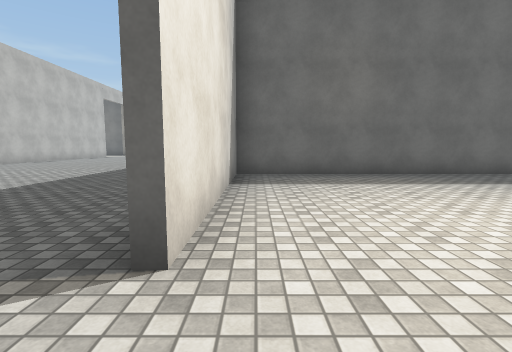
View 1 (above)

24 first-person views from a walk through a 3-D level made in the Unity game engine. The camera is 1.3 m above the floor, tilts 6° down and sees 85° across. The floor is counted in squares, 2 m on a side. Each view is taken from the middle of a square. On the plan, view 1 faces up. The plan holds only what a view shows up to about 9 squares ahead; the rest is blank. The place goes on beyond the plan. The player is left out. Surface patterns are stand-ins for the level's own textures.

View 2
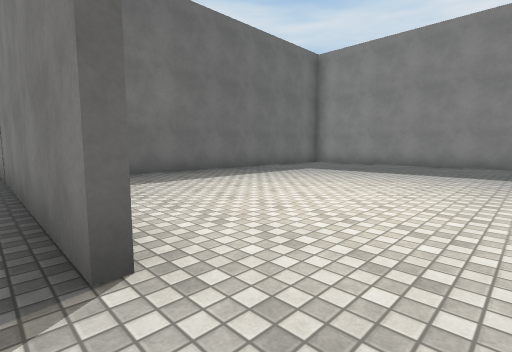

View 3
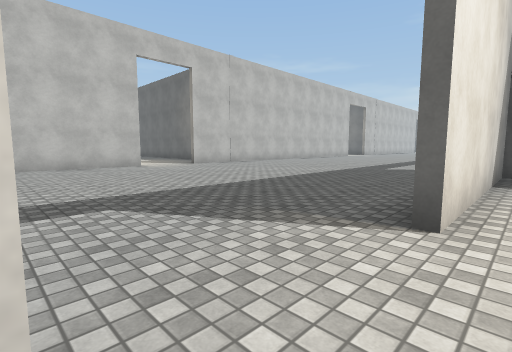

View 4
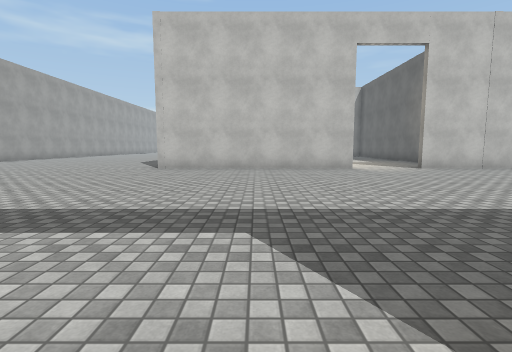

View 5
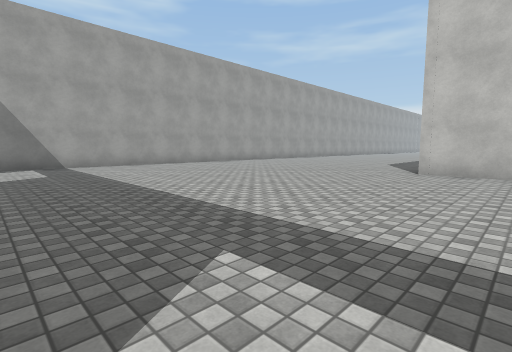

View 6
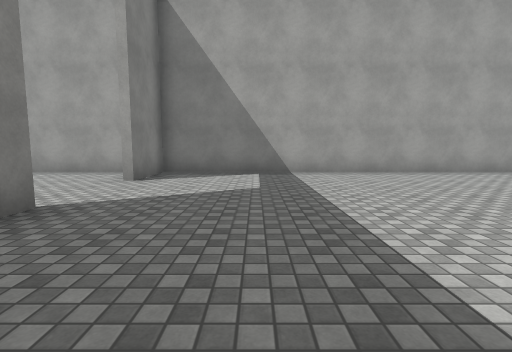

View 7
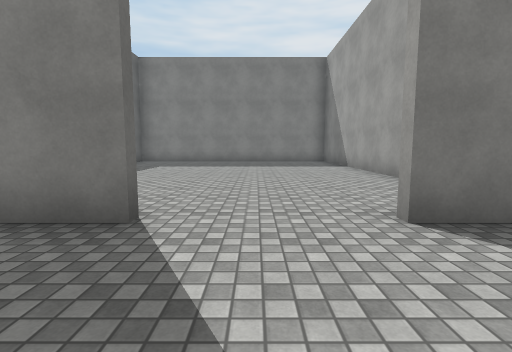

View 8
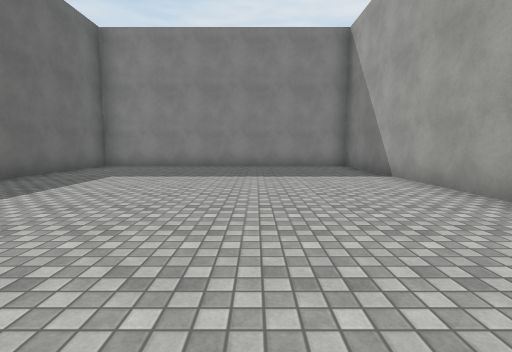

View 9
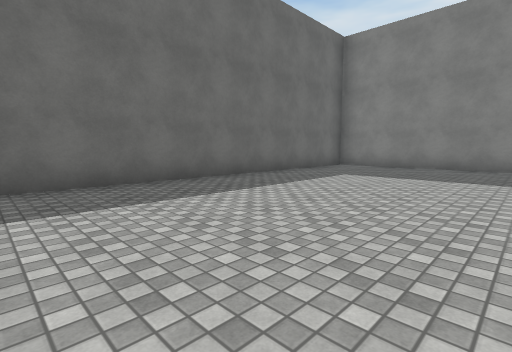

View 10
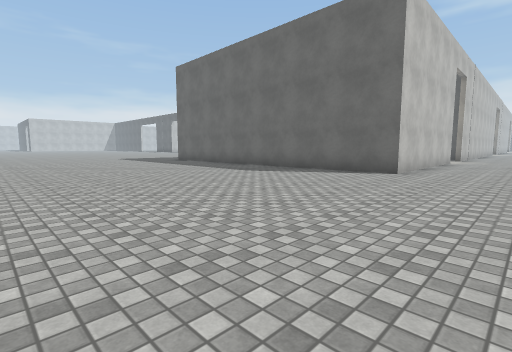

View 11
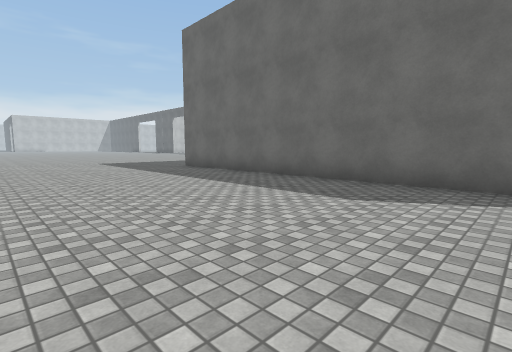

View 12
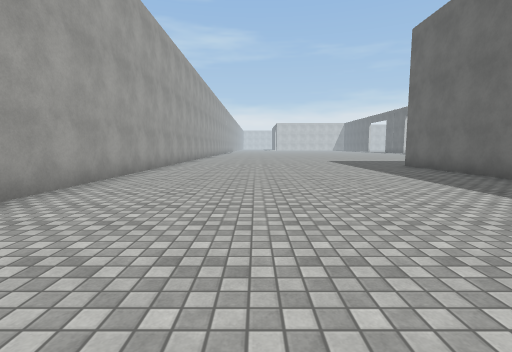

View 13
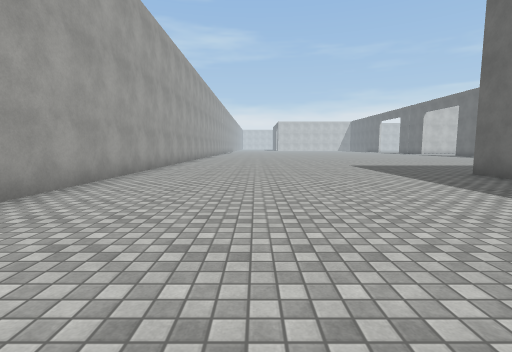

View 14
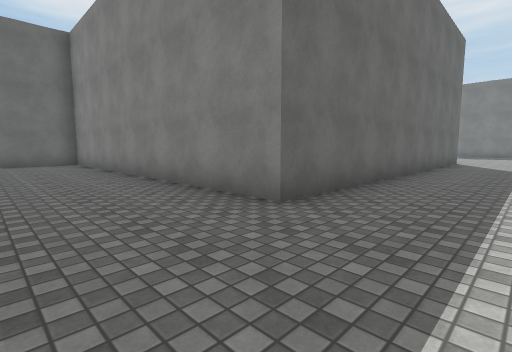

View 15
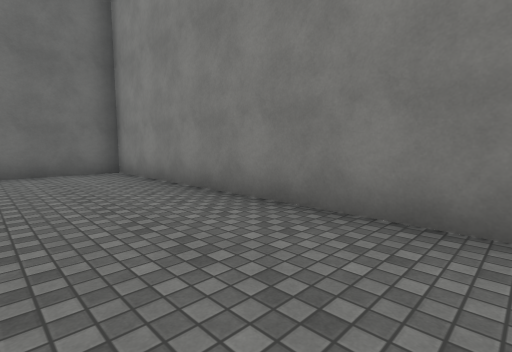

View 16
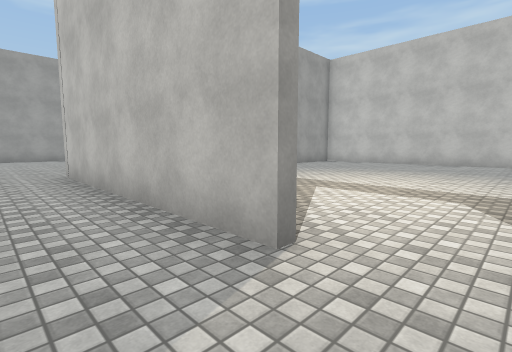

View 17
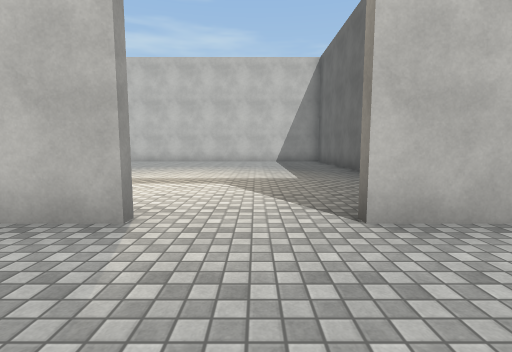

View 18
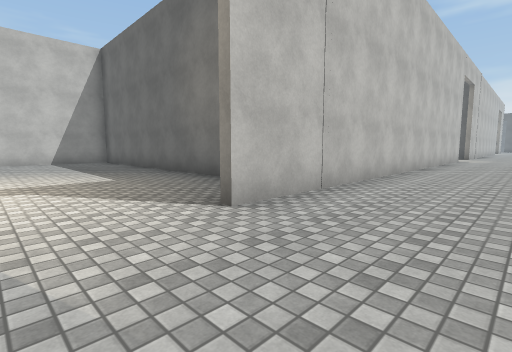

View 19
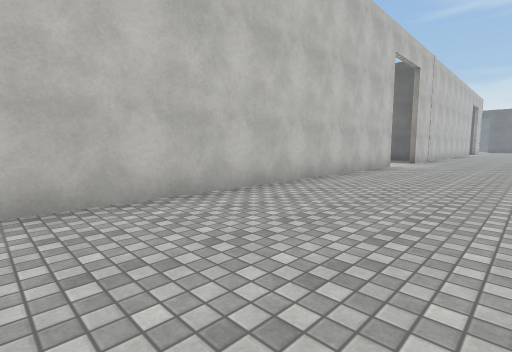

View 20
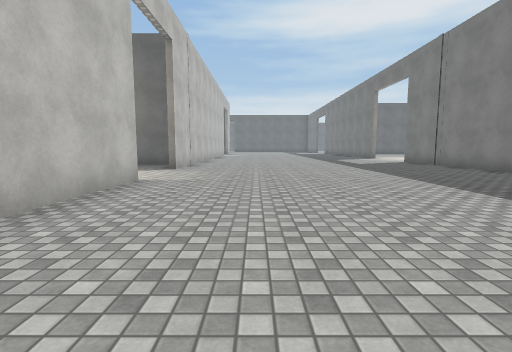

View 21
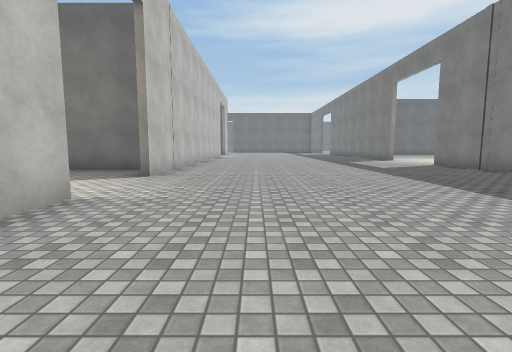

View 22
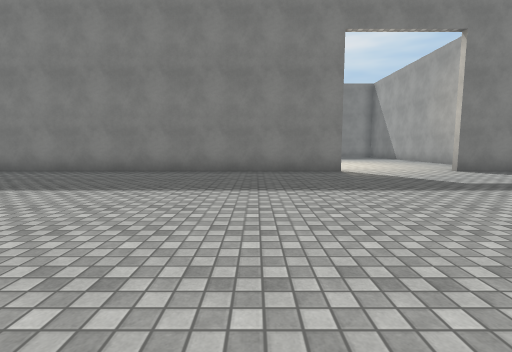

View 23
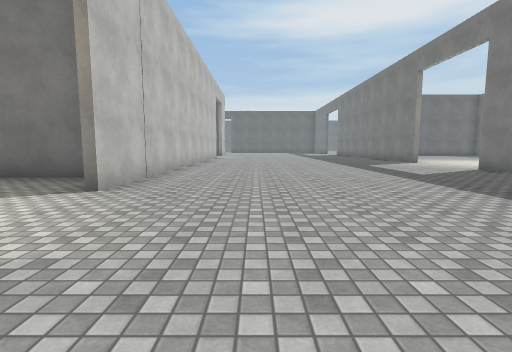

View 24
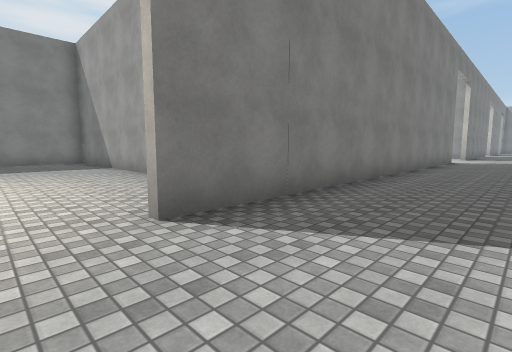

### Floor plan
Points are (right, up) in squares from view 1. A wall is a line through its corners. A room is listed if a view was taken in it or the views show most of it. See-through windows are left out.
Room 1 (views 1, 3)
walls: (6.1, 6.7) (-0.5, 6.7) (-0.5, 1.4); (9.3, 0.4) (9.3, 2.5)
ways out: opening at (-1, 0.5) to room 2
Room 2 (views 2, 4, 5, 6, 7, 8, 9, 10, 11, 12, 13, 14, 15, 16, 17, 18, 19, 20, 21, 22, 23, 24)
walls: (-9.3, 3) (-9.3, -2.9) (-14.5, -2.9); (-0.7, 1.4) (-0.7, 8.8); (-0.7, 11.8) (-0.7, 24); (-15.5, -2.9) (-19.5, -2.9) (-19.5, 6.3) (-21.8, 6.3); (-0.7, -7) (-0.7, -5.8); (-9.3, 17.5) (-9.3, 4.9); (-9.5, -11) (-0.7, -11) (-0.7, -9.2); (0.2, -11) (9.1, -11); (9.1, -2.9) (0.1, -2.9); (9.3, -7.6) (9.3, -4.5); (3.6, 22.1) (7, 22.1); (-9.3, 25.1) (-9.3, 20); (-22.1, -11) (-13.1, -11)
ways out: opening at (-1, 0.5) to room 1; opening at (-10, 4) to room 3; opening at (-10, 18.5); opening at (-1, 10)
Room 3 (no view inside)
walls: (-14.5, -2.9) (-15.5, -2.9); (-11.8, 6.7) (-16.1, 6.7); (-19.3, 3.5) (-19.3, 2.5)
ways out: opening at (-10, 4) to room 2

Positions as (right, up) in squares from view 1, and headings:
1: (0, 0), facing up
2: (-1, 0), facing up-right
3: (0, -1), facing up-left
4: (-1, 0), facing left
5: (-2, -1), facing down-left
6: (-3, -4), facing down
7: (-3, -8), facing right
8: (0, -8), facing right
9: (0, -8), facing up-right
10: (-7, -10), facing up-left
11: (-11, -8), facing up-left
12: (-10, -8), facing left
13: (-13, -8), facing left
14: (-22, -5), facing up-right
15: (-22, -1), facing up-right
16: (-8, 4), facing down-left
17: (-7, 4), facing left
18: (-7, 3), facing up-left
19: (-6, 8), facing up-left
20: (-7, 12), facing up
21: (-7, 14), facing up
22: (-8, 14), facing right
23: (-7, 16), facing up
24: (-3, 25), facing down-right
